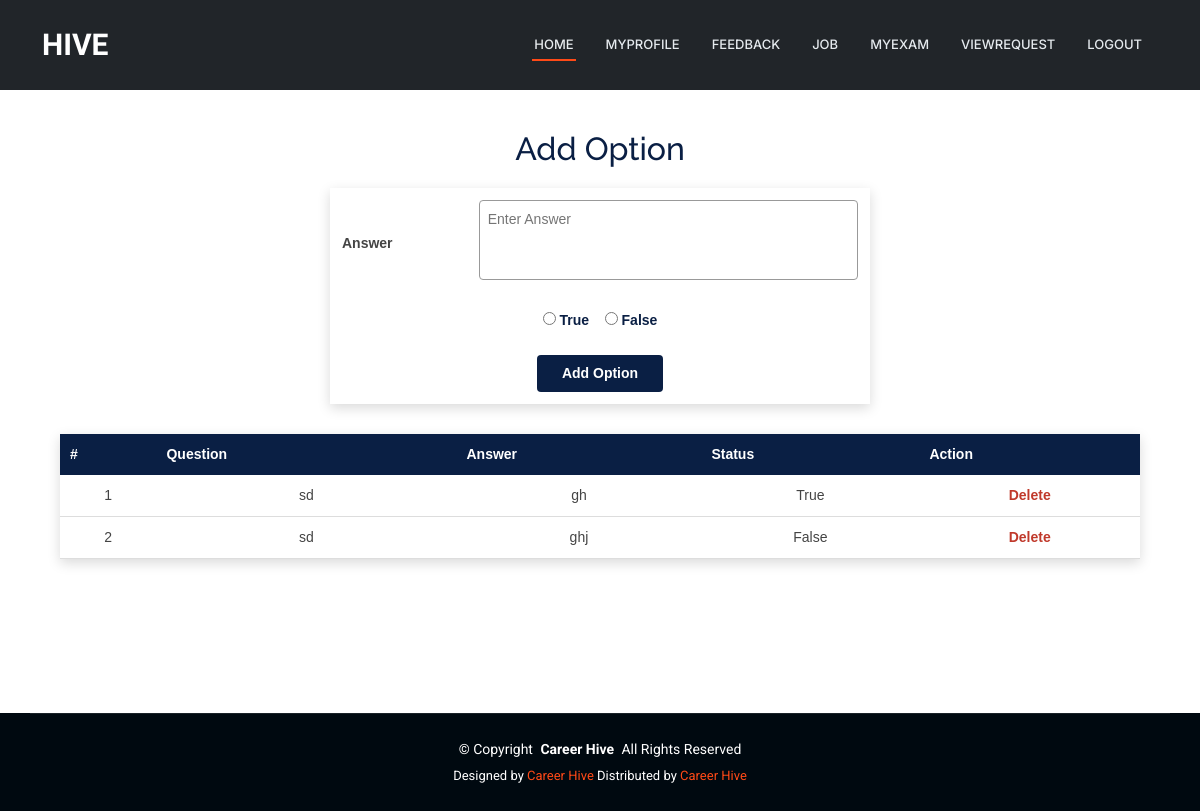
/JobProvider/addoptions/14, run on the app's committed database.
### JobProvider/models.py (models this page shows)
class tbl_options(models.Model):
    questions=models.ForeignKey(tbl_questions,on_delete=models.CASCADE)
    answer=models.CharField(max_length=500)
    status = models.BooleanField()

class tbl_questions(models.Model):
    question=models.CharField(max_length=500)
    examination=models.ForeignKey(tbl_examination,on_delete=models.CASCADE)

### JobProvider/views.py (the view)
# urls.py: path('addoptions/<int:id>',views.addoptions,name='addoptions'),
def addoptions(request, id):
    que = tbl_options.objects.filter(questions=id)
    if request.method == "POST":
        questions = tbl_questions.objects.get(id=id)
        ans = request.POST.get("txt_answer")
        status = request.POST.get("txt_radio") == "True"
        count = tbl_options.objects.filter(questions=questions, status=True).count()
        if status and count > 0:
            return render(request, 'JobProvider/Option.html', {
                'msg': "Corrected Answer is already added",
                'result': que,
                'id': id
            })
        else:
            tbl_options.objects.create(
                answer=ans,
                questions=questions,
                status=status
            )
            return redirect("JobProvider:addoptions", id=id)
    else:
        return render(request, 'JobProvider/Option.html', {'result': que, 'id': id})

### JobProvider/Templates/JobProvider/Option.html (shortened to what this page needs)
{% extends 'JobProvider/Header.html' %}
{% block content %}
<head>
</head>
<div class="jp-option-wrapper">
    <h2 class="jp-option-title">Add Option</h2>
    <form action="" method="post" enctype="multipart/form-data">
        <table class="jp-option-form-table">
            <tr>
                <td><strong>Answer</strong></td>
                <td><textarea name="txt_answer" required placeholder="Enter Answer"></textarea></td>
            </tr>
            <tr>
                <td colspan="2" align="center" class="jp-option-radio">
                    <input type="radio" name="txt_radio" value="True"> True
                    &nbsp;&nbsp;
                    <input type="radio" name="txt_radio" value="False"> False
                </td>
            </tr>
            <tr>
                <td colspan="2" align="center">
                    <input type="submit" value="Add Option" class="jp-option-btn">
                </td>
            </tr>
        </table>
    </form>
    <table class="jp-option-table">
        <tr>
            <th>#</th>
            <th>Question</th>
            <th>Answer</th>
            <th>Status</th>
            <th>Action</th>
        </tr>
        {% for i in result %}
        <tr>
            <td>{{ forloop.counter }}</td>
            <td width="300">{{ i.questions.question }}</td>
            <td>{{ i.answer }}</td>
            <td>{{ i.status }}</td>
            <td class="jp-option-delete">
                <a href="{% url 'JobProvider:delopt' i.id id %}">Delete</a>
            </td>
        </tr>
        {% endfor %}
    </table>
</div>
{% endblock %}

### Guest/static/Main/assets/css/main.css (style rules this page uses)
:root { --default-font: "Roboto", system-ui, -apple-system, "Segoe UI", Roboto, "Helvetica Neue", Arial, "Noto Sans", "Liberation Sans", sans-serif, "Apple Color Emoji", "Segoe UI Emoji", "Segoe UI Symbol", "Noto Color Emoji"; --heading-font: "Raleway", sans-serif; --nav-font: "Inter", sans-serif; }
:root { --background-color: #ffffff; --default-color: #444444; --heading-color: #273d4e; --accent-color: #ff4a17; --surface-color: #ffffff; --contrast-color: #ffffff; }
:root { --nav-color: #e5eaee; --nav-hover-color: #ff4a17; --nav-mobile-background-color: #ffffff; --nav-dropdown-background-color: #ffffff; --nav-dropdown-color: #444444; --nav-dropdown-hover-color: #ff4a17; }
:root { scroll-behavior: smooth; }
body { color: var(--default-color); background-color: var(--background-color); font-family: var(--default-font); }
a { color: var(--accent-color); text-decoration: none; transition: 0.3s; }
h1, h2, h3, h4, h5, h6 { color: var(--heading-color); font-family: var(--heading-font); }

### JobProvider/Templates/JobProvider/Option.html (style rules this page uses)
.jp-option-wrapper { width: 90%; margin: 30px auto; font-family: Arial, sans-serif; }
.jp-option-title { text-align: center; color: #0a1f44; margin-bottom: 20px; }
.jp-option-form-table { width: 50%; margin: 0 auto 30px auto; border-collapse: collapse; background-color: #ffffff; box-shadow: 0 4px 12px rgba(0,0,0,0.15); }
.jp-option-form-table td { padding: 12px; font-size: 14px; }
.jp-option-form-table textarea { width: 100%; height: 80px; padding: 8px; border: 1px solid #999; border-radius: 4px; resize: none; }
.jp-option-radio { font-weight: bold; color: #0a1f44; }
.jp-option-btn { padding: 8px 25px; background-color: #0a1f44; color: white; border: none; border-radius: 4px; cursor: pointer; font-weight: bold; }
.jp-option-table { width: 100%; border-collapse: collapse; background-color: #ffffff; box-shadow: 0 4px 12px rgba(0,0,0,0.15); }
.jp-option-table th { background-color: #0a1f44; color: white; padding: 10px; font-size: 14px; }
.jp-option-table td { padding: 10px; text-align: center; font-size: 14px; border-bottom: 1px solid #ddd; }
.jp-option-delete a { color: #c0392b; font-weight: bold; text-decoration: none; }

### data on the page
tbl_options: questions.question "sd", answer "gh", status "True"
tbl_options: questions.question "sd", answer "ghj", status "False"
